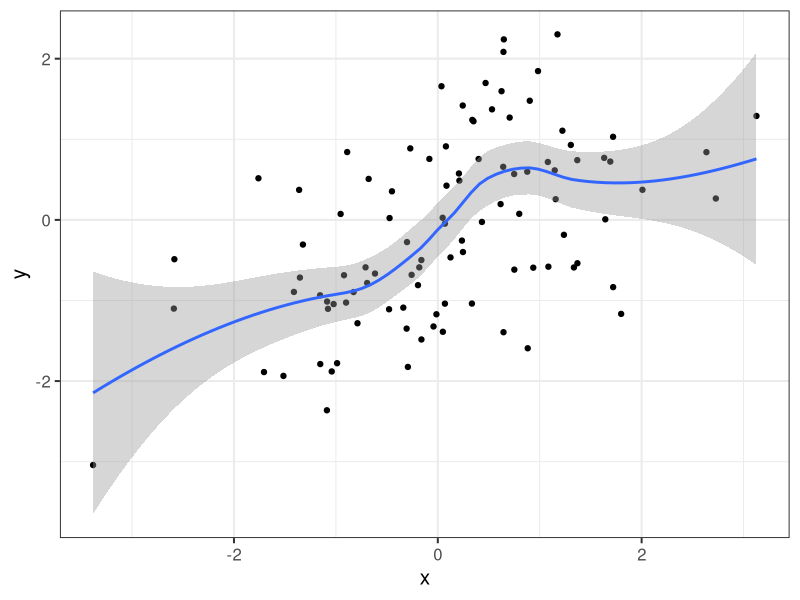

Generate this figure with R:
## ---- chunk 1
#| label: setup
#| include: false

knitr::opts_chunk$set(
  echo = FALSE,
  message = FALSE,
  warning = FALSE,
  comment = "#>",
  dev = "pdf",
  fig.align = "center"
)
## ---- chunk 2
#| label: packages
#| include: false

library(ggplot2)
## ---- chunk 3
#| label: ggplot-setup

mtheme <- function(size = 15){
  ggplot2::theme_bw(size)
}

theme_set(mtheme())
## ---- chunk 4
#| label: fig-example
#| fig-cap: This is a really amazing figure.

n <- 100
x <- rnorm(n)
y <- x*0.5 + rnorm(n)

data.frame(x, y) |> 
  ggplot(aes(x = x, y = y)) +
  geom_point() +
  geom_smooth()
